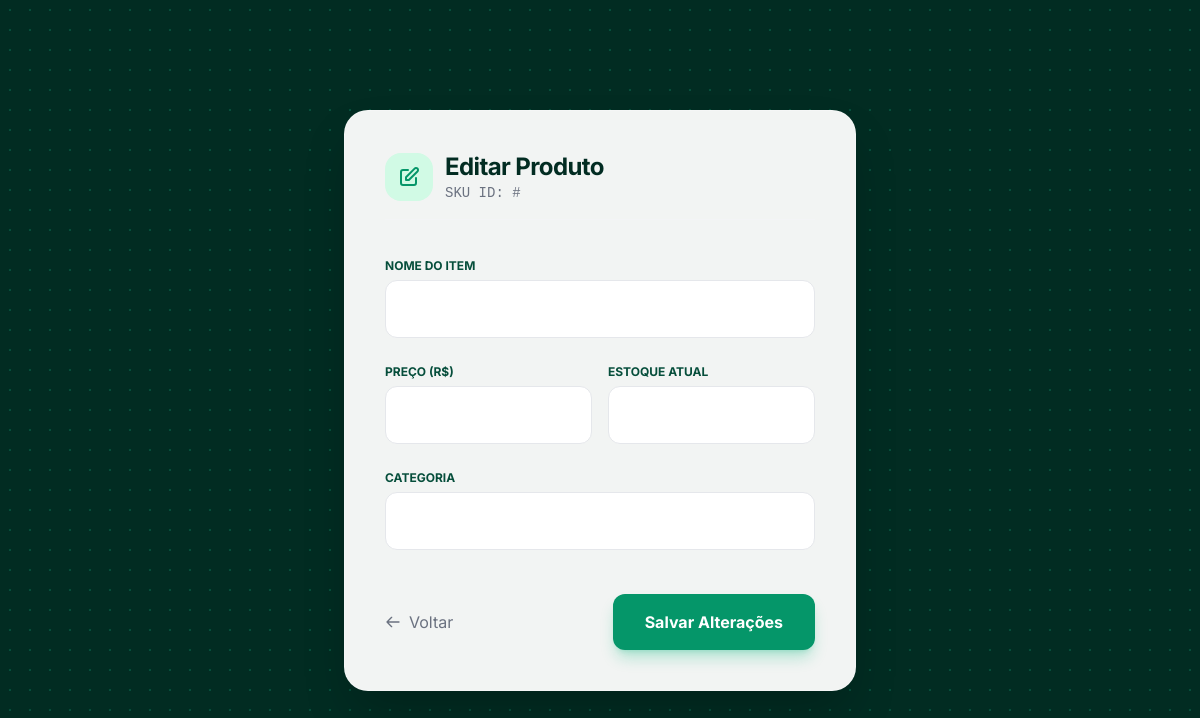
Page /produtos/1/editar on the earlier database version.
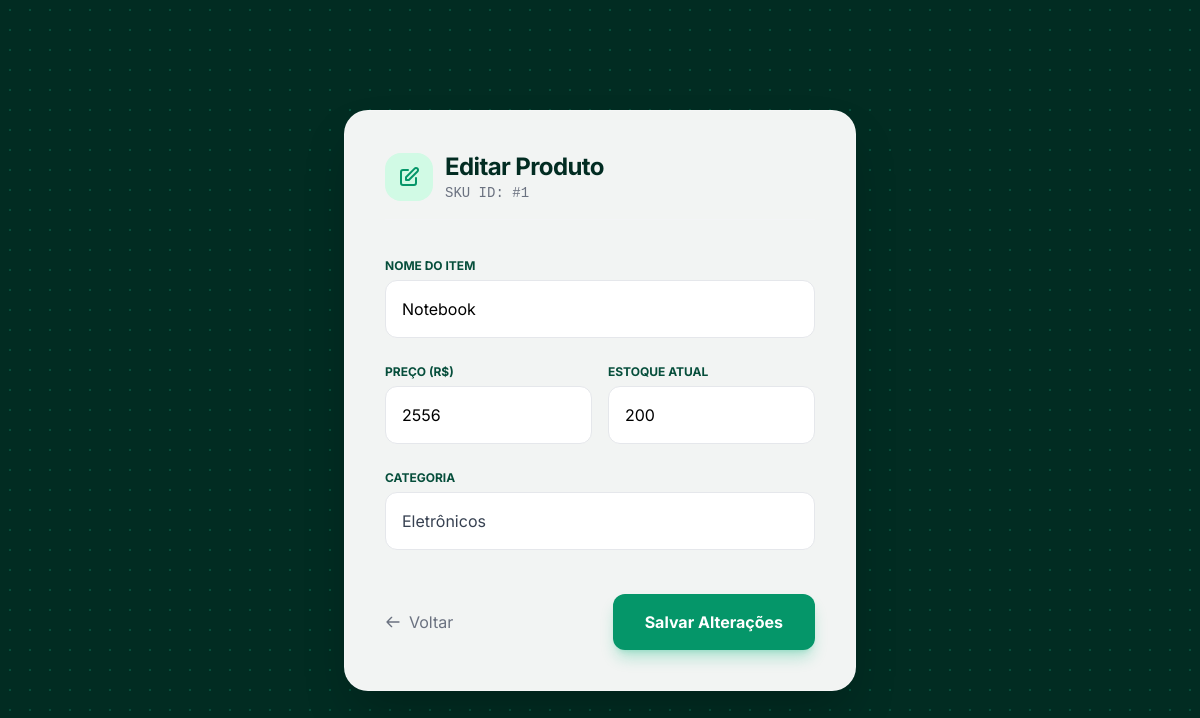
Same page on the later database version.
### models.py (models this page shows)
class Produto(Base):
    __tablename__ = 'produtos'
    id = Column(Integer, primary_key=True, autoincrement=True)
    nome = Column(String, nullable=False)
    preco = Column(Integer, nullable=False)
    estoque = Column(Integer, nullable=False)
    categoria_id = Column(Integer, ForeignKey('categorias.id'), nullable=False)
    categoria = relationship("Categoria", back_populates="produtos")

class Categoria(Base):
    __tablename__ = 'categorias'
    id = Column(Integer, primary_key=True, autoincrement=True)
    nome = Column(String, nullable=False)
    descricao = Column(String, nullable=True)
    produtos = relationship("Produto", back_populates="categoria")

### main.py (the view)
@app.get("/produtos/{id}/editar")
def editar_produto(id: int, request: Request, db: Session = Depends(get_db)):
    produto = db.query(Produto).filter_by(id=id).first()
    categorias = db.query(Categoria).all()  # Necessário para o select de categorias
    return templates.TemplateResponse(
        request,
        "atualizar_produto.html",
        {
            "request": request,
            "produto": produto,
            "categorias": categorias
        }
    )

### templates/atualizar_produto.html (shortened to what this page needs)
<!DOCTYPE html>
<html lang="pt-br">
<head>
    <script src="https://cdn.tailwindcss.com"></script>
</head>
<body class="flex items-center justify-center min-h-screen p-4">
    <div class="bg-white/95 backdrop-blur-sm p-10 rounded-3xl shadow-2xl w-full max-w-lg border border-white/20">
        <div class="flex items-center gap-3 mb-8 pb-4 border-b border-gray-100">
            <div class="p-3 bg-emerald-100 rounded-2xl text-emerald-600">
                <svg class="w-6 h-6" fill="none" stroke="currentColor" viewBox="0 0 24 24"><path stroke-linecap="round" stroke-linejoin="round" stroke-width="2" d="M11 5H6a2 2 0 00-2 2v11a2 2 0 002 2h11a2 2 0 002-2v-5m-1.414-9.414a2 2 0 112.828 2.828L11.828 15H9v-2.828l8.586-8.586z"></path></svg>
            </div>
            <div>
                <h2 class="text-2xl font-bold text-emerald-950 tracking-tight">Editar Produto</h2>
                <p class="text-sm text-gray-500 font-mono">SKU ID: #{{ produto.id }}</p>
            </div>
        </div>
        <form action="/produtos/{{ produto.id }}/editar" method="POST" class="space-y-5">
            <div class="space-y-1">
                <label class="text-xs font-bold text-emerald-900 uppercase">Nome do Item</label>
                <input type="text" name="nome" value="{{ produto.nome }}" required class="w-full border border-gray-200 p-4 rounded-xl focus:ring-2 focus:ring-emerald-200 bg-white">
            </div>
            <div class="grid grid-cols-2 gap-4">
                <div class="space-y-1">
                    <label class="text-xs font-bold text-emerald-900 uppercase">Preço (R$)</label>
                    <input type="number" step="0.01" name="preco" value="{{ produto.preco }}" required class="w-full border border-gray-200 p-4 rounded-xl focus:ring-2 focus:ring-emerald-200 bg-white">
                </div>
                <div class="space-y-1">
                    <label class="text-xs font-bold text-emerald-900 uppercase">Estoque Atual</label>
                    <input type="number" name="estoque" value="{{ produto.estoque }}" required class="w-full border border-gray-200 p-4 rounded-xl focus:ring-2 focus:ring-emerald-200 bg-white">
                </div>
            </div>
            <div class="space-y-1">
                <label class="text-xs font-bold text-emerald-900 uppercase">Categoria</label>
                <select name="categoria_id" required class="w-full border border-gray-200 p-4 rounded-xl focus:ring-2 focus:ring-emerald-200 bg-white appearance-none text-gray-700">
                    {% for cat in categorias %}
                    <option value="{{ cat.id }}" {% if cat.id == produto.categoria_id %}selected{% endif %}>
                        {{ cat.nome }}
                    </option>
                    {% endfor %}
                </select>
            </div>
            <div class="flex justify-between items-center pt-6">
                <a href="/produtos" class="text-gray-500 hover:text-emerald-700 transition flex items-center gap-2">
                    <svg class="w-4 h-4" fill="none" stroke="currentColor" viewBox="0 0 24 24"><path stroke-linecap="round" stroke-linejoin="round" stroke-width="2" d="M10 19l-7-7m0 0l7-7m-7 7h18"></path></svg>
                    Voltar
                </a>
                <button type="submit" class="bg-emerald-600 text-white px-8 py-4 rounded-xl font-bold hover:bg-emerald-700 shadow-lg shadow-emerald-500/30">
                    Salvar Alterações
                </button>
            </div>
        </form>
    </div>
</body>
</html>

Differences in the rows shown:
added Produto: id "1", nome "Notebook", preco "2556", estoque "200", categoria_id "Eletrônicos"
